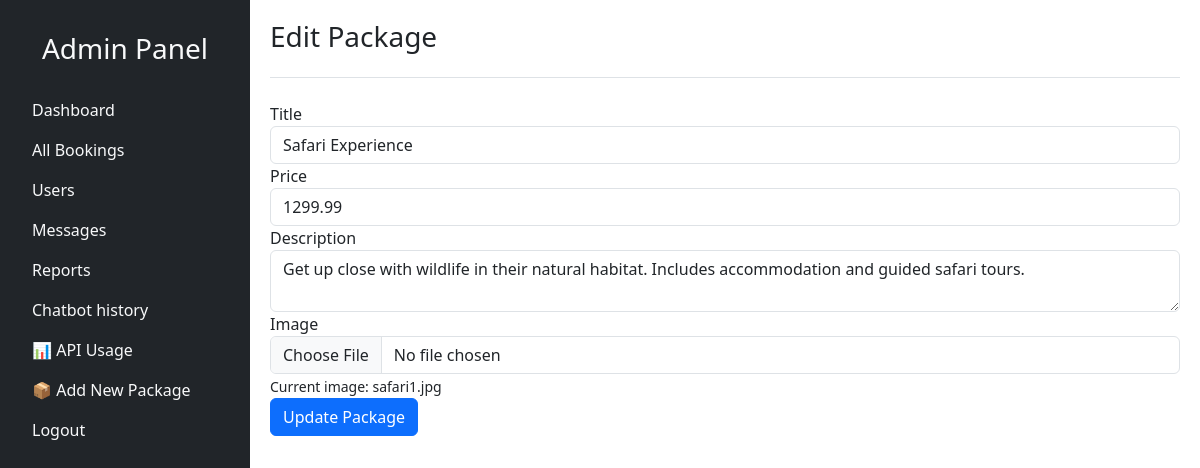
The page /admin_setup/package/edit_package.php?id=4 (signed in) on the database its author committed.
### tables this page shows
CREATE TABLE packages (
    id INT AUTO_INCREMENT PRIMARY KEY,
    title VARCHAR(255) NOT NULL,
    description TEXT NOT NULL,
    price DECIMAL(10,2) NOT NULL,
    image VARCHAR(255),
    created_at TIMESTAMP DEFAULT CURRENT_TIMESTAMP,
    updated_at TIMESTAMP DEFAULT CURRENT_TIMESTAMP ON UPDATE CURRENT_TIMESTAMP,
    INDEX idx_title (title),
    INDEX idx_price (price)
);

### admin_setup/package/edit_package.php (the view, shortened to what this page needs)
<?php
include('../../database/db_connect.php');
$id = $_GET['id'];
try {
    $sql = "SELECT * FROM packages WHERE id = :id";
    $stmt = $pdo->prepare($sql);
    $stmt->bindParam(':id', $id);
    $stmt->execute();
    $package = $stmt->fetch(PDO::FETCH_ASSOC);
} catch (PDOException $e) {
    die("Error fetching package details: " . $e->getMessage());
}
 include '../component/nav_admin.php';
?>
<div class="main-content flex-grow-1 p-4">
    <div class="header mb-4">
        <h1 class="h3">Edit Package</h1>
    </div>
    <form action="update_package_process.php" method="POST" enctype="multipart/form-data">
        <div class="form-group">
            <label for="title">Title</label>
            <input type="text" name="title" id="title" class="form-control" value="<?php echo htmlspecialchars($package['title']); ?>" required>
        </div>
        <div class="form-group">
            <label for="price">Price</label>
            <input type="number" name="price" id="price" class="form-control" value="<?php echo htmlspecialchars($package['price']); ?>" required>
        </div>
        <div class="form-group">
            <label for="description">Description</label>
            <textarea name="description" id="description" class="form-control"><?php echo htmlspecialchars($package['description']); ?></textarea>
        </div>
        <div class="form-group">
            <label for="image">Image</label>
            <input type="file" name="image" id="image" class="form-control">
            <small>Current image: <?php echo htmlspecialchars($package['image']); ?></small>
        </div>
        <button type="submit" class="btn btn-primary">Update Package</button>
    </form>
</div>

### css/admin.css (style rules this page uses)
html, body { height: 100%; margin: 0; }
.main-content { margin-left: 250px !important; width: calc(100% - 250px) !important; min-height: 100vh; }
.main-content { padding: 20px !important; }
.header { border-bottom: 1px solid #dee2e6; padding-bottom: 15px; }

### rows shown on the page
packages: title "Safari Experience", price "1299.99", description "Get up close with wildlife in their natural habitat. Includes accommodation and guided safari tours.", image "safari1.jpg"
